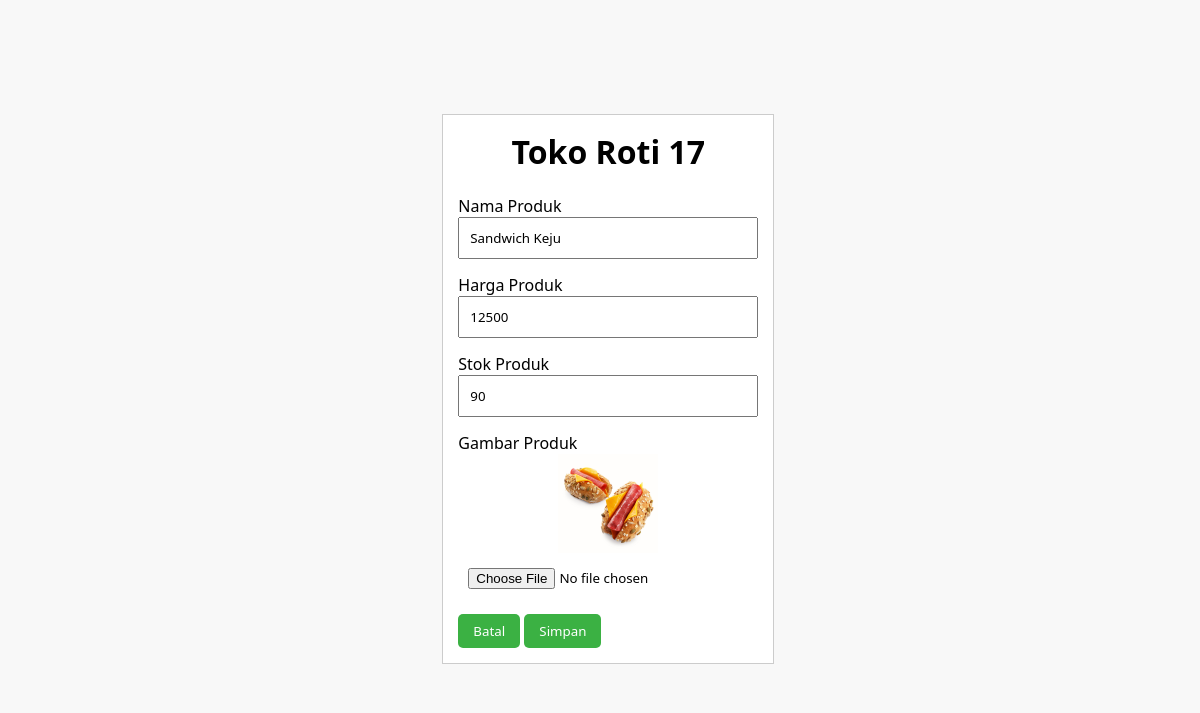
/config/edit-produk.php?id=11 (signed in), run on the app's committed database.
### tables this page shows
CREATE TABLE `produk` (
  `id_produk` int(11) NOT NULL,
  `nama_produk` varchar(255) NOT NULL,
  `harga` int(11) NOT NULL,
  `stok` int(11) NOT NULL,
  `gambar` varchar(100) NOT NULL
);

### config/edit-produk.php (the view, shortened to what this page needs)
<?php
require('functions.php');
require('route.php');
$id = $_GET["id"];
$result = $conn->query("SELECT * FROM produk WHERE id_produk = $id");
if ($result) {
    $dataProduk = $result->fetch_assoc();
} else {
    die("Error in SQL query: " . $conn->error);
}
?>
<!DOCTYPE html>
<html lang="en">
<head>
    <link rel="stylesheet" href="../assets/style.css">
</head>
<body>
    <div class="section">
        <div class="container">
            <div class="form">
                <h1 style="text-align:center;"><a href="index.php"></a>Toko Roti 17</h1>
                <br>
                <form action="" method="post" enctype="multipart/form-data">
                    <label for="nama_produk" class="">Nama Produk</label>
                    <input type="text" class="input-control" name="nama_produk" value="<?= $dataProduk['nama_produk']; ?>">
                    <label for="harga" class="">Harga Produk</label>
                    <input type="number" class="input-control" name="harga" min="0" value="<?= $dataProduk['harga']; ?>">
                    <label for="stok">Stok Produk</label>
                    <input type="number" class="input-control" name="stok" min="0" value="<?= $dataProduk['stok']; ?>">
                    <label for="gambar" class="">Gambar Produk</label><br>
                    <div style="text-align: center;">
                        <img src="../assets/img/<?= $dataProduk['gambar'] ?>" alt="Current Image" style="max-width: 100px;">
                    </div>
                    <input type="file" class="input-control" name="foto">
                    <div class>
                        <a href="../index.php" style="text-decoration: none;">
                            <button type="button" class="duabtn" name="btn-cancel">Batal</button>
                        </a>
                        <a href="../index.php" style="text-decoration: none;">
                            <button type="submit" class="duabtn" name="btn-edit">Simpan</button>
                        </a>
                    </div>
                </form>
            </div>
            <br>
        </div>
    </div>
</body>
</html>

### assets/style.css (style rules this page uses)
* { padding: 0; margin: 0; font-family: 'Segoe UI'; }
body { background-color: #f8f8f8; }
.container { width: 95%; margin: 0 auto; }
.container::after { content: ''; display: block; clear: both; }
.section { padding: 10px 0; }
.duabtn { padding: 8px 15px; background-color: #3BB143; color: #fff; border: transparent; cursor: pointer; box-sizing: border-box; border-radius: 5px; }
.input-control { width: 100%; padding: 10px; margin-bottom: 15px; box-sizing: border-box; }
.form { width: 300px; min-height: 200px; border: 1px solid #ccc; background-color: #fff; padding: 15px; }

### config/edit-produk.php (style rules this page uses)
body { display: flex; justify-content: center; align-items: center; height: 100vh; margin: 0; }

### data on the page
produk: nama_produk "Sandwich Keju", harga "12500", stok "90", gambar (picture)
